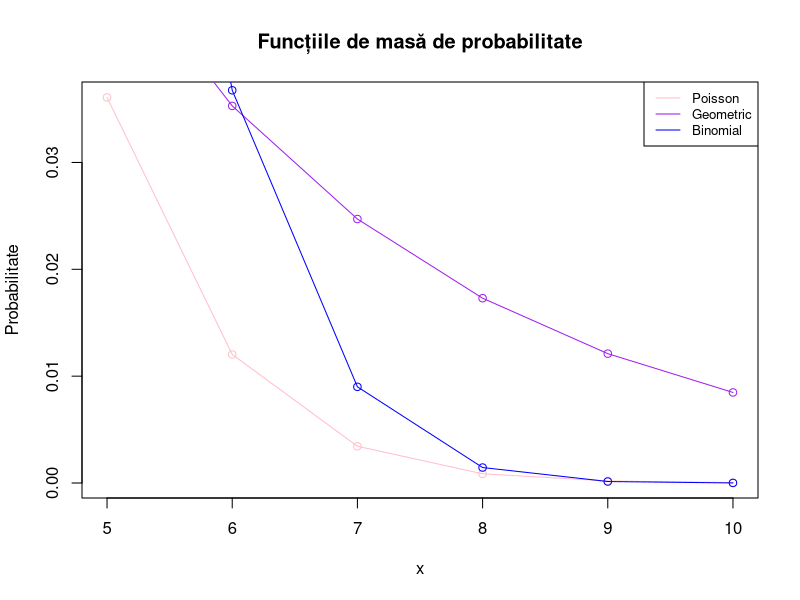

Write the R code that produced this figure.
# Definiți valorile pentru parametrii
lambda <- 2  # parametrul λ pentru distribuția Poisson
p <- 0.3  # parametrul p pentru distribuția geometrică
n <- 10  # parametrul n pentru distribuția binomială
k <- 5  # valoarea inițială k

# Calculați funcțiile de masă de probabilitate pentru distribuțiile Poisson, geometrică și binomială
poisson_probs <- dpois(k:n, lambda)
geometric_probs <- dgeom(k:n, p)
binomial_probs <- dbinom(k:n, n, p)

# Creați un cadru de date cu valorile și probabilitățile calculate
data <- data.frame(k:n, poisson_probs, geometric_probs, binomial_probs)
names(data) <- c("x", "Poisson", "Geometric", "Binomial")

# Trasați graficul utilizând funcțiile de bază din R
plot(data$x, data$Poisson, type = "o", col = "pink", xlab = "x", ylab = "Probabilitate",
     main = "Funcțiile de masă de probabilitate")
lines(data$x, data$Geometric, type = "o", col = "purple")
lines(data$x, data$Binomial, type = "o", col = "blue")
legend("topright", legend = c("Poisson", "Geometric", "Binomial"),
       col = c("pink", "purple", "blue"), lty = 1, cex = 0.8)
